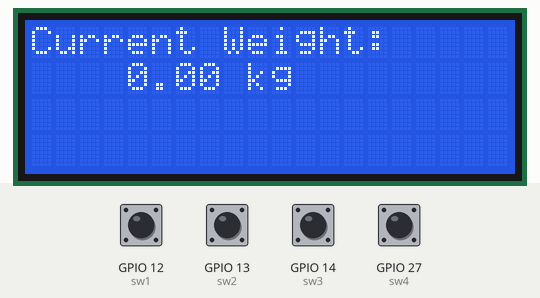
A sketch run on a simulated ESP32. On the bench: 20×4 character LCD. The test bench sets the inputs (shaded band); at power-on: GPIO 12 (sw1), GPIO 13 (sw2), GPIO 14 (sw3), GPIO 27 (sw4) HIGH. The local clock reads 2024-03-15 10:24:30 at power-on unless the sketch sets it; EEPROM starts erased; what the sketch prints to the serial monitor is not drawn.

Above: at 6.4 s.
6.5 s: GPIO 14 (sw3) pulled LOW for 0.2 s
At 7.8 s:
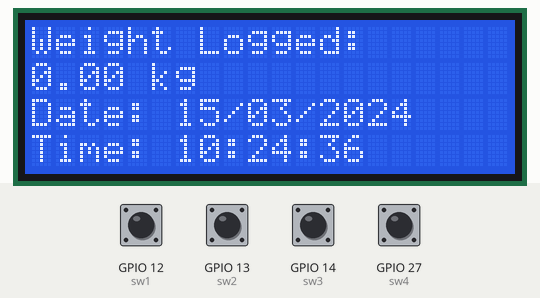
9.7 s: GPIO 27 (sw4) pulled LOW for 0.2 s
At 10.6 s:
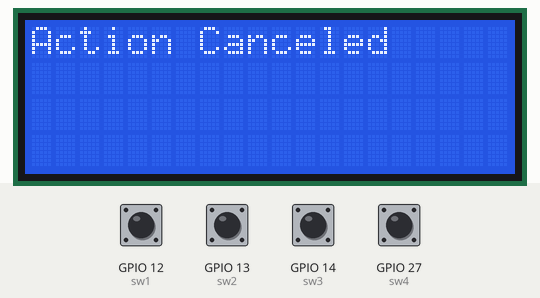
12.4 s: GPIO 12 (sw1) pulled LOW for 0.2 s
At 14.4 s:
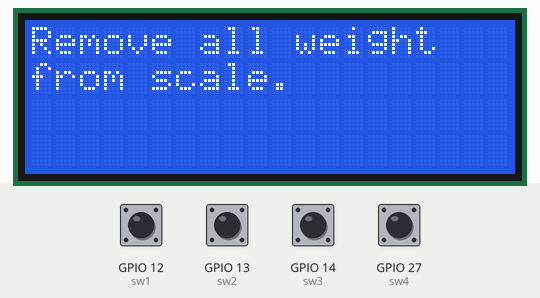
15.2 s: GPIO 27 (sw4) pulled LOW for 1 s
At 16.3 s:
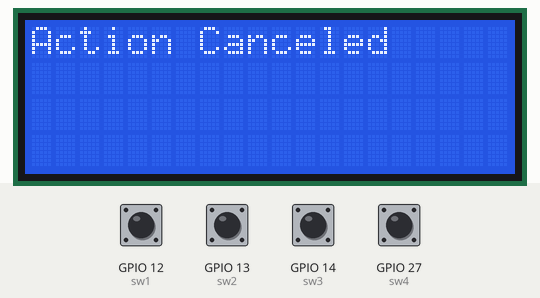
18.7 s: GPIO 13 (sw2) pulled LOW for 0.2 s
At 19.8 s:
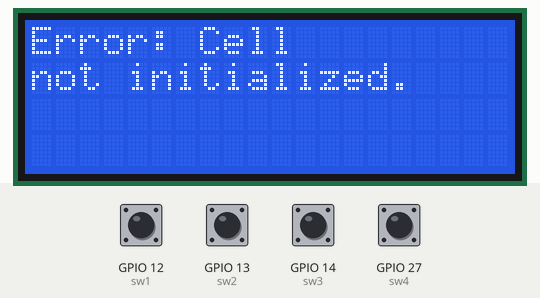
21.8 s: GPIO 14 (sw3) pulled LOW for 1 s
At 22.3 s:
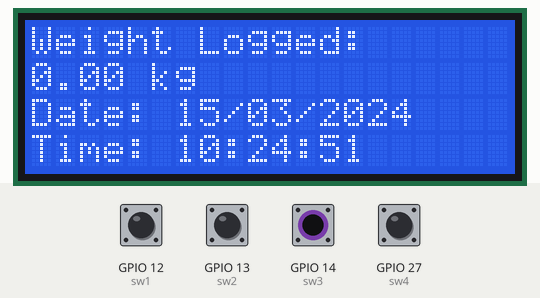
Timing chart, 0 to 24.8 s (numbered marks = the images above; inputs shaded):
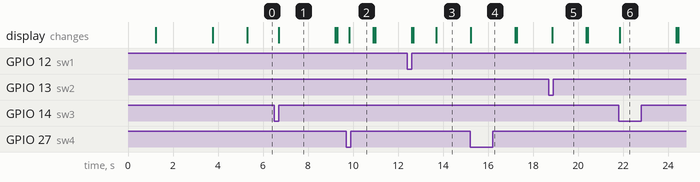

Measured:
- after the input at 6.5 s, the display: changes after 0.21 s (image 1)
- after the input at 9.7 s, the display: changes after 0.13 s (image 2)
- after the input at 12.4 s, the display: first changes after 0.20 s (image 3 shows a later state)
- after the input at 15.2 s, the display: changes at once (image 4)
- after the input at 18.7 s, the display: changes after 0.15 s (image 5)
- after the input at 21.8 s, the display: changes after 0.06 s (image 6)
- what the display in image 1 shows lasts 2.5 s, from 6.7 s to 9.2 s

The sketch:

scale_controller.ino
```cpp
#include <ThreeWire.h>
#include <RtcDS1302.h>
#include "HX711.h"
#include <Preferences.h>
#include <Wire.h>
#include <LiquidCrystal_I2C.h>

// --- LCD Display Configuration ---
LiquidCrystal_I2C lcd(0x27, 20, 4);

// --- RTC DS1302 Configuration ---
const int DS1302_IO_PIN   = 26;
const int DS1302_SCLK_PIN = 25;
const int DS1302_CE_PIN   = 33;

ThreeWire myWire(DS1302_IO_PIN, DS1302_SCLK_PIN, DS1302_CE_PIN);
RtcDS1302<ThreeWire> Rtc(myWire);

// --- HX711 Load Cell Configuration ---
#define LOADCELL_DOUT_PIN 5
#define LOADCELL_SCK_PIN  18
#define KNOWN_WEIGHT 10000

float sensorResult;
float calibrationFactor;
bool isCellInitialized = false;
float weightGrams;
float loadedCalibrationFactor = 0;

float filteredWeight = 0.0;
const float FILTER_FACTOR = 0.6;

HX711 hx711_cell;
Preferences preferences;

// --- Switch Pin Configuration ---
const int sw1 = 12; // Calibrate / Confirm
const int sw2 = 13; // Tare
const int sw3 = 14; // Weigh and Record
const int sw4 = 27; // Show Date/Time / Cancel

// --- LCD Helper Functions ---
void displayLCDMessage(String line1, String line2 = "", String line3 = "", String line4 = "") {
    lcd.clear();
    lcd.setCursor(0, 0);
    lcd.print(line1);
    if (line2 != "") {
        lcd.setCursor(0, 1);
        lcd.print(line2);
    }
    if (line3 != "") {
        lcd.setCursor(0, 2);
        lcd.print(line3);
    }
    if (line4 != "") {
        lcd.setCursor(0, 3);
        lcd.print(line4);
    }
}

/**
 * @brief Replaces delay(), but checks sw4 for cancellation.
 * @param ms Milliseconds to wait.
 * @return 'true' if sw4 was pressed (canceled), 'false' if time finished normally.
 */
bool delayWithCancellation(unsigned long ms) {
    unsigned long start = millis();
    while (millis() - start < ms) {
        if (digitalRead(sw4) == LOW) {
            displayLCDMessage("Action Canceled");
            Serial.println("Action canceled by user.");

            while(digitalRead(sw4) == LOW);
            delay(1000);
            lcd.clear();
            return true;
        }
        delay(20);
    }
    return false;
}

void setup() {
    Serial.begin(115200);

    lcd.init();
    lcd.backlight();
    displayLCDMessage("Starting System...", "Please wait.");
    delay(1000);

    initRTC();
    initHX711();

    pinMode(sw1, INPUT_PULLUP);
    pinMode(sw2, INPUT_PULLUP);
    pinMode(sw3, INPUT_PULLUP);
    pinMode(sw4, INPUT_PULLUP);

    lcd.clear();
    displayLCDMessage("System Ready.");
    delay(1500);
    lcd.clear();
}

void loop() {
    // Button 1: Start Calibration
    if (digitalRead(sw1) == LOW) {
        calibrateHX711();
        lcd.clear();
        while(digitalRead(sw1) == LOW);
        delay(50);
    }
    // Button 2: Tare Scale
    else if (digitalRead(sw2) == LOW) {
        tareFunction();
        lcd.clear();
        while(digitalRead(sw2) == LOW);
        delay(50);
    }
    // Button 3: Weigh and Send Data
    else if (digitalRead(sw3) == LOW) {
        displayAndLogWeight();
        lcd.clear();
        while(digitalRead(sw3) == LOW);
        delay(50);
    }
    // Button 4: Display Date/Time
    else if (digitalRead(sw4) == LOW) {
        displayDateTimeLCD();
        lcd.clear();
        while(digitalRead(sw4) == LOW);
        delay(50);
    }
    // DEFAULT STATE: Continuous weight display
    else {
        float weight = getHX711Weight();

        lcd.setCursor(0, 0);
        lcd.print("Current Weight:     ");
        lcd.setCursor(0, 1);

        char buffer[20];
        dtostrf(weight / 1000.0, 8, 2, buffer);

        lcd.print(String(buffer) + " kg       ");

        lcd.setCursor(0, 2);
        lcd.print("                    ");
        lcd.setCursor(0, 3);
        lcd.print("                    ");

        delay(100);
    }
}

void displayDateTimeLCD() {
    RtcDateTime now = Rtc.GetDateTime();
    char datestring[20];
    sprintf(datestring, "%02d/%02d/%04d", now.Day(), now.Month(), now.Year());
    char timestring[10];
    sprintf(timestring, "%02d:%02d:%02d", now.Hour(), now.Minute(), now.Second());

    displayLCDMessage("Date: " + String(datestring), "Time: " + String(timestring));
    delayWithCancellation(2500);
}

String getDateString() {
    RtcDateTime now = Rtc.GetDateTime();
    char datestring[20];
    sprintf(datestring, "%02d/%02d/%04d", now.Day(), now.Month(), now.Year());
    return String(datestring);
}

void initRTC() {
    Serial.print("Compile date: ");
    Serial.print(__DATE__);
    Serial.print(" ");
    Serial.println(__TIME__);
    Rtc.Begin();
    if (!Rtc.IsDateTimeValid()) {
        Serial.println("RTC lost confidence in date/time!");
        RtcDateTime compiled = RtcDateTime(__DATE__, __TIME__);
        Rtc.SetDateTime(compiled);
    }
    if (Rtc.GetIsWriteProtected()) {
        Rtc.SetIsWriteProtected(false);
    }
    if (!Rtc.GetIsRunning()) {
        Rtc.SetIsRunning(true);
    }
}

void initHX711() {
    preferences.begin("CF", false);
    delay(100);
    hx711_cell.begin(LOADCELL_DOUT_PIN, LOADCELL_SCK_PIN);

    loadedCalibrationFactor = preferences.getFloat("CFVal", 0);

    if (loadedCalibrationFactor != 0) {
        displayLCDMessage("Calibration OK", "Scale ready.");
        delay(1500);

        hx711_cell.set_scale(loadedCalibrationFactor);
        hx711_cell.tare();
        filteredWeight = 0.0;
        isCellInitialized = true;
    } else {
        displayLCDMessage("Calib. not found", "Press Calibrate", "to proceed.");
        delay(2500);
    }
}

float getHX711Weight() {
    if (isCellInitialized) {
        if (hx711_cell.is_ready()) {
            weightGrams = hx711_cell.get_units(5);

            if (filteredWeight == 0.0) {
                filteredWeight = weightGrams;
            } else {
                filteredWeight = (weightGrams * FILTER_FACTOR) + (filteredWeight * (1.0 - FILTER_FACTOR));
            }

            if (filteredWeight < 10 && filteredWeight > -10) return 0.0;
            return filteredWeight;
        }
    }
    return 0;
}

void calibrateHX711() {
    displayLCDMessage("Start calibration?", "", "Confirm: (Btn 1)", "Cancel:  (Btn 4)");

    while (true) {
        if (digitalRead(sw1) == LOW) {
            while (digitalRead(sw1) == LOW);
            delay(50);
            break;
        }
        if (digitalRead(sw4) == LOW) {
            displayLCDMessage("Calibration", "Canceled.");
            while (digitalRead(sw4) == LOW);
            delay(1500);
            return;
        }
        delay(20);
    }

    bool previousState = isCellInitialized;
    isCellInitialized = false;

    displayLCDMessage("Starting", "Calibration...");
    if (delayWithCancellation(1000)) { isCellInitialized = previousState; return; }

    if (hx711_cell.is_ready()) {
        displayLCDMessage("Remove all weight", "from scale.");
        if (delayWithCancellation(3000)) { isCellInitialized = previousState; return; }

        hx711_cell.set_scale();
        hx711_cell.tare();
        filteredWeight = 0.0;

        displayLCDMessage("Place weight", "known (" + String(KNOWN_WEIGHT/1000) + "kg)", "Confirm: (Btn 1)");

        while (true) {
            if (digitalRead(sw1) == LOW) {
                while (digitalRead(sw1) == LOW);
                delay(50);
                break;
            }
            if (digitalRead(sw4) == LOW) {
                displayLCDMessage("Calibration", "Canceled.");
                while (digitalRead(sw4) == LOW);
                delay(1500);
                isCellInitialized = previousState;
                return;
            }
            delay(20);
        }

        displayLCDMessage("Calibrating...", "Please wait.");

        float sensorSum = 0.0;
        for (byte i = 0; i < 5; i++) {
            if (digitalRead(sw4) == LOW) {
                 displayLCDMessage("Calibration", "Canceled.");
                 while (digitalRead(sw4) == LOW);
                 delay(1500);
                 isCellInitialized = previousState;
                 return;
            }
            sensorSum += hx711_cell.get_units(10);
            if (delayWithCancellation(200)) { isCellInitialized = previousState; return; }
        }

        sensorResult = sensorSum / 5.0;
        calibrationFactor = sensorResult / KNOWN_WEIGHT;
        preferences.putFloat("CFVal", calibrationFactor);

        hx711_cell.set_scale(calibrationFactor);
        isCellInitialized = true;

        displayLCDMessage("Success!", "Scale ready.");
        delayWithCancellation(2000);

    } else {
        displayLCDMessage("Error: HX711", "not found.");
        delayWithCancellation(2000);
        isCellInitialized = previousState;
    }
}

void tareFunction() {
    if (isCellInitialized) {
        hx711_cell.tare();
        filteredWeight = 0.0;
        displayLCDMessage("Scale Tared");
        delayWithCancellation(1500);
    } else {
        displayLCDMessage("Error: Cell", "not initialized.");
        delayWithCancellation(1500);
    }
}

void displayAndLogWeight() {
    float weight = getHX711Weight();
    String dateStr = getDateString();
    RtcDateTime now = Rtc.GetDateTime();
    char timestring[10];
    sprintf(timestring, "%02d:%02d:%02d", now.Hour(), now.Minute(), now.Second());

    Serial.print("Date: ");
    Serial.print(dateStr);
    Serial.print(", Weight: ");
    Serial.print(weight/1000, 2);
    Serial.println();

    displayLCDMessage("Weight Logged:", String(weight/1000, 2) + " kg", "Date: " + dateStr, "Time: " + String(timestring));
    delayWithCancellation(2500);
}
```
